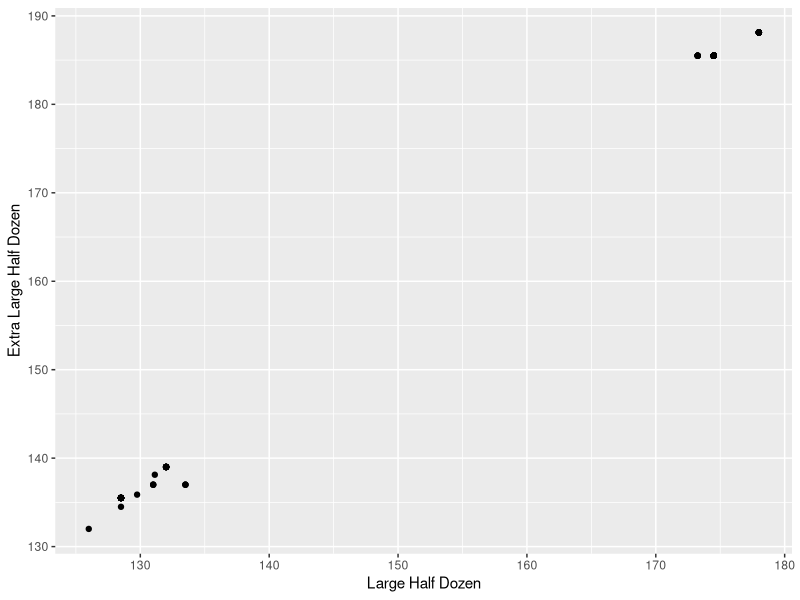
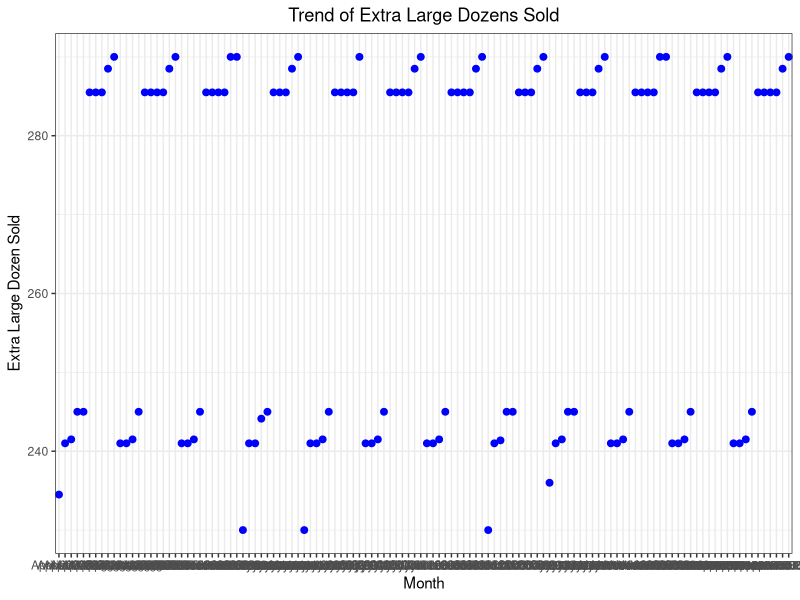
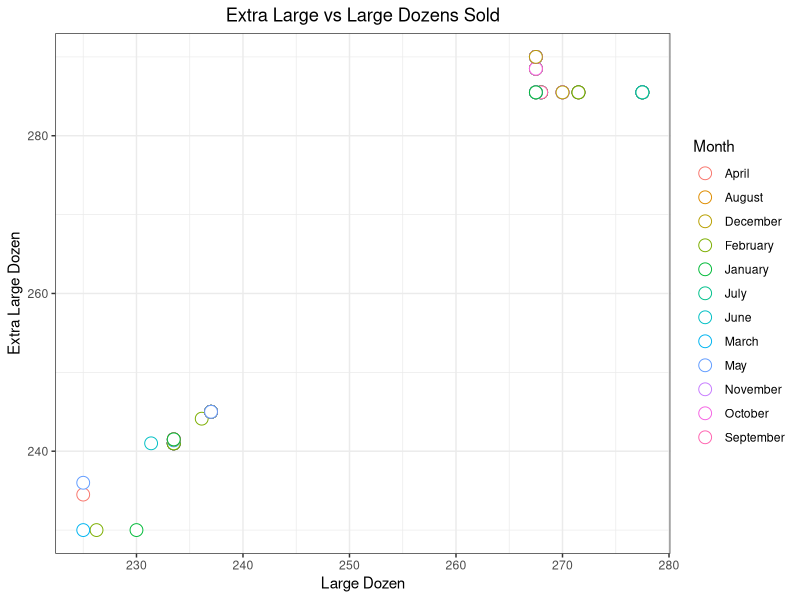

Generate these figures, in order, with R:
## ---- chunk 1
#| label: setup
#| warning: false
#| message: false

library(tidyverse)
library(ggplot2)

knitr::opts_chunk$set(echo = TRUE, warning = FALSE, message = FALSE)
## ---- chunk 2
df<-read_csv("_data/eggs_tidy.csv")
head(df)
## ---- chunk 3


## ---- chunk 4

## ---- chunk 5
ggplot(df, aes(x = large_half_dozen, y = extra_large_half_dozen)) +
  geom_point() +
  labs(x = "Large Half Dozen", y = "Extra Large Half Dozen")
## ---- chunk 6
ggplot(df, aes(x = paste(month, year), y = extra_large_dozen)) +
  geom_line(color = "blue") +
  geom_point(color = "blue", size = 2) +
  labs(x = "Month", y = "Extra Large Dozen Sold",
       title = "Trend of Extra Large Dozens Sold") +
  theme_bw() +
  theme(plot.title = element_text(hjust = 0.5))
## ---- chunk 7
# Create a scatter plot with color indicating the month
ggplot(df, aes(x = large_dozen, y = extra_large_dozen)) +
  geom_point(aes(color = month), size = 4, shape = 21, fill = "white") +
  scale_color_discrete(name = "Month") +
  labs(x = "Large Dozen", y = "Extra Large Dozen",
       title = "Extra Large vs Large Dozens Sold") +
  theme_bw() +
  theme(plot.title = element_text(hjust = 0.5))
